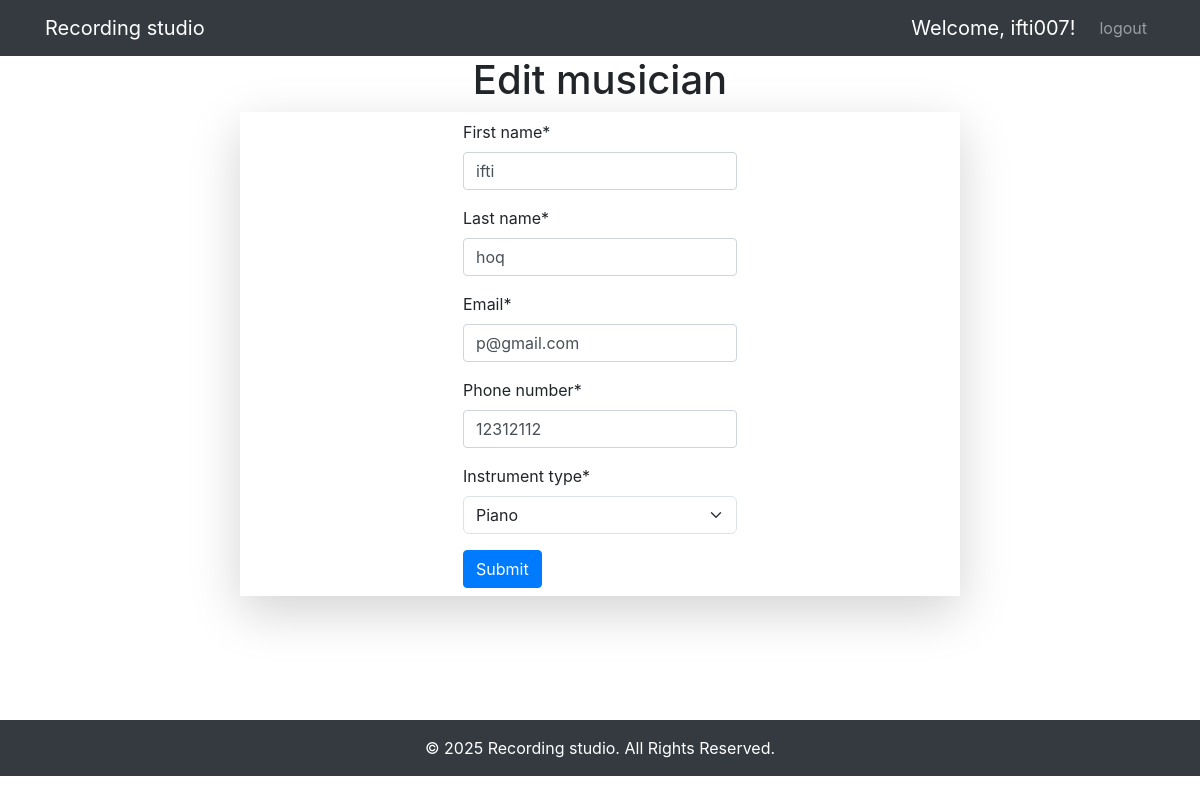
The app's page /updatemusician/1 (signed in) with its own data.
### musician/models.py (models this page shows, shortened)
class Musician(models.Model):
    ins_choices = [
        ('guitar', 'Guitar'),
        ('piano', 'Piano'),
        ('other', 'Other'),
    ]
    first_name = models.CharField(max_length=100)
    last_name = models.CharField(max_length=100)
    email = models.EmailField(unique=True)
    phone_number = models.CharField(max_length=15)
    instrument_type = models.CharField(max_length=50, choices=ins_choices)

### recordingstudio/views.py (the view, shortened to what this page needs)
# urls.py: path('updatemusician/<int:id>', views.UpdateMusician.as_view(), name="updatemusician"),
@method_decorator(login_required, name='dispatch')
class UpdateMusician(UpdateView):
    model = mmodels.Musician
    form_class = mform.MusicianForm
    template_name = 'updatemusician.html'
    success_url = reverse_lazy('profile')
    pk_url_kwarg = "id"

### musician/form.py
class MusicianForm(forms.ModelForm):
    class Meta:
        model = Musician
        fields = ['first_name', 'last_name', 'email', 'phone_number', 'instrument_type']

### templates/updatemusician.html (shortened to what this page needs)
{% extends 'base.html' %}
{% block content %}
<h1 class="text-center">Edit musician</h1>
<div class="container d-flex justify-content-center pt-2 pb-2 align-items-center  shadow-lg" style="width: 60%;">
<form method="post">
    {% load crispy_forms_tags %}
    {{ form | crispy }}
    <button type="submit" class="btn btn-primary">Submit</button>
</form>
</div>
{% endblock %}

### templates/base.html (shortened to what this page needs)
<!DOCTYPE html>
<html lang="en">
<head>
    <link href="https://cdn.jsdelivr.net/npm/bootstrap@5.3.2/dist/css/bootstrap.min.css" rel="stylesheet">
    <link rel="stylesheet" href="https://cdn.jsdelivr.net/npm/bootstrap@4.0.0/dist/css/bootstrap.min.css">
</head>
<body>
    <nav class="navbar navbar-expand-lg navbar-dark bg-dark">
        <div class="container">
            <a class="navbar-brand" href="#">Recording studio</a>
            <div class="collapse navbar-collapse" id="navbarNav">
                <ul class="navbar-nav ms-auto">
                    {% if user.is_authenticated %}
                    <li class="nav-item">
                        <span class="navbar-brand">Welcome, <a href="{% url 'profile' %}"  class="text-decoration-none text-white">{{ user.username }}!</a></span>
                    </li>
                    <li class="nav-item">
                        <a class="nav-link" href="{% url 'logout' %}">logout</a>
                    </li>
                    {% endif %}
                </ul>
            </div>
        </div>
    </nav>
    <div class="toast-container position-fixed bottom-0 end-0 p-3">
    </div>
    <main>
        {% block content %}
        {% endblock %}
    </main>
    <footer class="bg-dark text-white text-center py-3">
        <p class="mb-0">© 2025 Recording studio. All Rights Reserved.</p>
    </footer>
</body>
</html>

### templates/base.html (style rules this page uses)
main { min-height: 83vh; }

### records on screen
Musician: first_name "ifti", last_name "hoq", email "p@gmail.com", phone_number "12312112", instrument_type "Piano"

### other values on screen
{{ user.username }} "ifti007"
